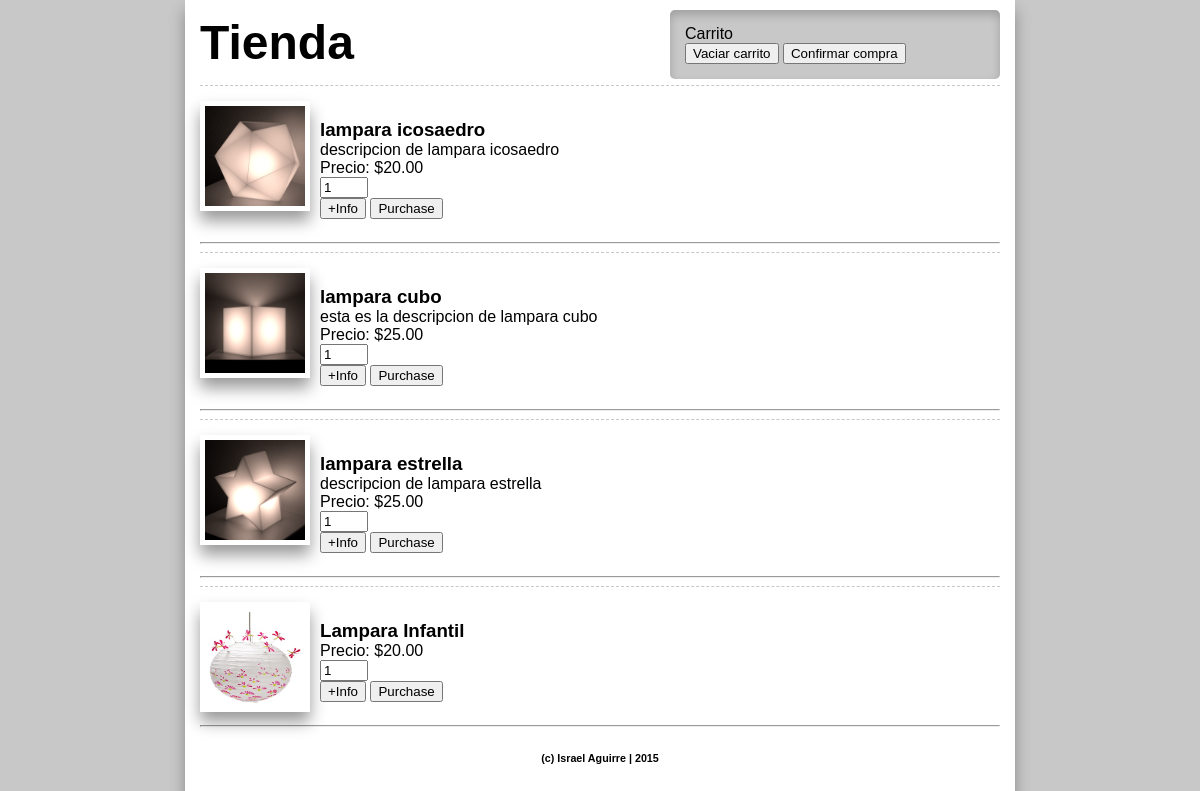
The page / on the database its author committed.
### tables this page shows
CREATE TABLE IF NOT EXISTS `imagenesproductos` (
`id` int(100) NOT NULL,
  `id_producto` int(100) DEFAULT NULL,
  `imagen` varchar(255) DEFAULT NULL,
  `titulo` varchar(255) DEFAULT NULL,
  `descripcion` varchar(255) DEFAULT NULL
);

CREATE TABLE IF NOT EXISTS `productos` (
`id` int(100) NOT NULL,
  `nombre` varchar(255) DEFAULT NULL,
  `descripcion` varchar(255) DEFAULT NULL,
  `precio` decimal(30,2) DEFAULT NULL,
  `peso` int(255) DEFAULT NULL,
  `longitud` int(255) DEFAULT NULL,
  `anchura` int(255) DEFAULT NULL,
  `altura` int(255) DEFAULT NULL,
  `existencias` int(255) DEFAULT NULL,
  `activado` tinyint(1) DEFAULT NULL
);

### index.php (the view, shortened to what this page needs)
<?php include 'php/cabecera.inc'; ?>
<?php include 'php/config.inc';?>
<?php
	$conn = mysqli_connect($servidor,$usuario,$contrasena,$baseDatos);
	$consulta = "SELECT * FROM productos WHERE existencias > 0 ";
	$resultado = mysqli_query($conn,$consulta);
	while($item = mysqli_fetch_array($resultado)){
		echo "<article>";
		$consulta2 = "SELECT * FROM imagenesproductos WHERE id_producto=".$item['id']." LIMIT 1";
		$resultado2 = mysqli_query($conn,$consulta2);
		while ($image = mysqli_fetch_array($resultado2)) {
			echo "<img src='photo/".$image['imagen']."'><br>";
		}
		echo "<a href='producto.php?id=".$item['id']."'><h3>".$item['nombre']."</h3></a>";
		echo "<p>".$item['descripcion']."</p>";
		echo "<p>Precio: $".$item['precio']."</p>";
		echo "<input type='number' min='1' max='5' id='num".$item['id']."' value='1'>";
		echo "<br><a href='producto.php?id=".$item['id']."'><button>+Info</button></a> ";
		echo "<button value=".$item['id']." class='btncompra'>Purchase</button>";
		echo "</article><hr>";
	}
?>
<?php include 'php/piedepagina.inc'; ?>

### php/cabecera.inc (shortened to what this page needs)
<!DOCTYPE html>
<html lang="en">
<head>
	<link rel="stylesheet" type="text/css" href="css/styles.css">
</head>
<body>
	<div id="contenedor">
		<header>
			<a href="index.php"><h1>Tienda</h1></a>
		</header>
		<section>
			<div id="contienecarrito">
				<div id="carrito">Carrito </div>
				<a href="php/vaciar.php"><button>Vaciar carrito</button></a>
				<a href="confirmar.php"><button>Confirmar compra</button></a>
				<br>
			</div>

### php/piedepagina.inc (shortened to what this page needs)
		</section>
		<footer>
			<h6>(c) Israel Aguirre | 2015 </h6>
		</footer>
	</div>
</body>
</html>

### css/styles.css (style rules this page uses)
body { font-family: arial; background: rgb(200,200,200); margin: 0px; padding: 0px; }
#contenedor { width: 800px; margin: auto; box-shadow: 0px 10px 15px rgba(0,0,0,0.3); background: white; padding: 15px; }
#contienecarrito { position: absolute; margin-left: 470px; top: 10px; clear: both; width: 300px; float: right; padding: 15px; border-radius: 5px; box-shadow: 0px 5px 10px rgba(0,0,0,0.2) inset; background: rgb(200,200,200); }
h1, h2, header, a { width: 50% }
h1,h2,h3, p { margin: 0px;padding: 0px; }
h1 { font-size: 48px; }
header a { text-decoration: none;color: black }
article a { color: black;text-decoration: none; }
header { margin-bottom: 15px; }
article { border-top: 1px dashed rgb(200,200,200);padding-top: 15px;padding-bottom: 15px; }
#carrito { background: rgb(200,200,200); }
article img { margin-right: 10px;border: 5px solid white;float: left;box-shadow: 0px 10px 15px rgba(0,0,0,0.4); }
article { clear:both; }
footer { text-align: center; }
img { width: 100px; height: 100px; }

### rows shown on the page
productos: nombre "lampara icosaedro", descripcion "descripcion de lampara icosaedro", precio "20.00", id "1"
imagenesproductos: imagen (picture)
productos: nombre "lampara cubo", descripcion "esta es la descripcion de lampara cubo", precio "25.00", $item['id'] 2 (drawn)
imagenesproductos: imagen (picture)
productos: nombre "lampara estrella", descripcion "descripcion de lampara estrella", precio "25.00", $item['id'] 3 (drawn)
imagenesproductos: imagen (picture)
productos: nombre "Lampara Infantil", precio "20.00", $item['id'] 9 (drawn)
imagenesproductos: imagen (picture)
